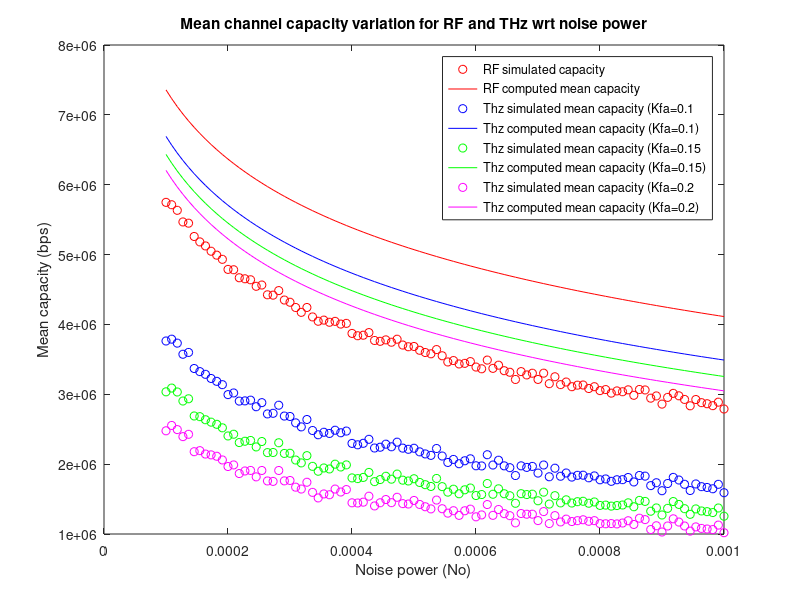

MATLAB code for this plot:
% Plotting and comparing Channel Capacity vs node density using simulation and analytical
% derivation

clear;
lambda=0.001; %node density
alpha=2; %path loss exponent

%area for simulation
xmin=-100; 
xmax=100;
ymin=-100;
ymax=100;

kf1=0.1; % absorption coefficient
kf2=0.15;
kf3=0.2;

No=linspace(0.0001,0.001,100); %Noise Power
iteration=1000;

B=10^6; %Channel Bandwidth

%Simulation  
for j=1:length(No)

    for i=1:iteration
        N=poissrnd(lambda.*(xmax-xmin).*(ymax-ymin)); %Number of nodes
        X1=unifrnd(xmin,xmax,1,N); % X coordinates
        Y1=unifrnd(xmin,xmax,1,N); % Y coordinates

        %distance from the reciever (at origin)
        distances=sqrt(X1.^2+Y1.^2); 
        distances=sort(distances);

        %remove distances smaller than unity
        ind=find(distances<1); 
        distances(ind)=[];

        %Recieved Power without molecular absorption
        Recieved_snr_rf=distances(1)^-alpha/No(j); 

        %Recieved power with molecular absorption
        Recieved_snr_thz1=distances(1)^-alpha*exp(-kf1*distances(1))/No(j);
        Recieved_snr_thz2=distances(1)^-alpha*exp(-kf2*distances(1))/No(j);
        Recieved_snr_thz3=distances(1)^-alpha*exp(-kf3*distances(1))/No(j);
        %Channel capacity for RF and Thz
        Capacity_rf(i)= B*log2(1+Recieved_snr_rf);
        Capacity_thz1(i)=B*log2(1+Recieved_snr_thz1);
        Capacity_thz2(i)=B*log2(1+Recieved_snr_thz2);
        Capacity_thz3(i)=B*log2(1+Recieved_snr_thz3);

    end
    %Mean channel capacities
    mean_cap_rf(j)=mean(Capacity_rf);
    mean_cap_thz1(j)=mean(Capacity_thz1);
    mean_cap_thz2(j)=mean(Capacity_thz2);
    mean_cap_thz3(j)=mean(Capacity_thz3);
end

%Computation of SNR  with analytically derived formulas
for j=1:length(No)
    f1 = @(r) (r.^-alpha).*(2*pi*lambda*r.*(exp(-lambda*pi*r.^2)))/No(j);
    f2 = @(r) (r.^-alpha).*(exp(-kf1*r)).*(2*pi*lambda*r.*(exp(-lambda*pi*r.^2)))/No(j);
    f3 = @(r) (r.^-alpha).*(exp(-kf2*r)).*(2*pi*lambda*r.*(exp(-lambda*pi*r.^2)))/No(j);
    f4 = @(r) (r.^-alpha).*(exp(-kf3*r)).*(2*pi*lambda*r.*(exp(-lambda*pi*r.^2)))/No(j);

    comp_mean_SNR1(j) =  integral(f1,1,inf);
    comp_mean_SNR2(j) =  integral(f2,1,inf);
    comp_mean_SNR3(j) =  integral(f3,1,inf);
    comp_mean_SNR4(j) =  integral(f4,1,inf);
end

%computation of capacities using mean SNR values
cap_mean_rf_comp=B*log2(1+comp_mean_SNR1);
cap_mean_thz_comp1=B*log2(1+comp_mean_SNR2);
cap_mean_thz_comp2=B*log2(1+comp_mean_SNR3);
cap_mean_thz_comp3=B*log2(1+comp_mean_SNR4);


%Plots of mean capacity variation with noise power for RF and THz system
%with different molecular absorption coefficients for noise limited case
figure;
plot(No,mean_cap_rf,'ro','DisplayName','RF simulated capacity');
hold on
plot(No,cap_mean_rf_comp,"r-",'DisplayName','RF computed mean capacity');

plot(No,mean_cap_thz1,'bo','DisplayName','Thz simulated mean capacity (Kfa=0.1');
plot(No,cap_mean_thz_comp1,"b-",'DisplayName','Thz computed mean capacity (Kfa=0.1)');

plot(No,mean_cap_thz2,'go','DisplayName','Thz simulated mean capacity (Kfa=0.15');
plot(No,cap_mean_thz_comp2,"g-",'DisplayName','Thz computed mean capacity (Kfa=0.15)');

plot(No,mean_cap_thz3,'mo','DisplayName','Thz simulated mean capacity (Kfa=0.2');
plot(No,cap_mean_thz_comp3,"m-",'DisplayName','Thz computed mean capacity (Kfa=0.2)');

title('Mean channel capacity variation for RF and THz wrt noise power');
xlabel('Noise power (No)');
ylabel('Mean capacity (bps)');
legend('show');
hold off;
